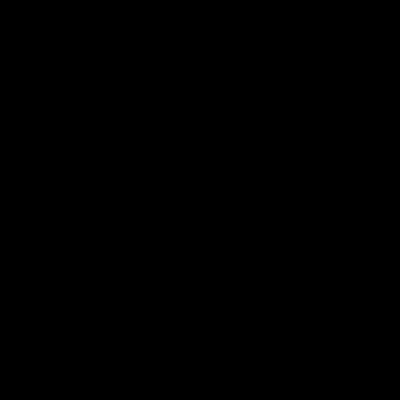
Frame 1 (no input)
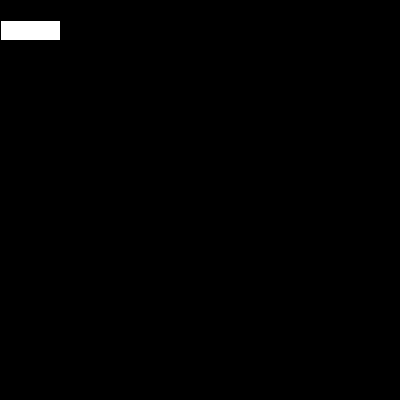
Frame 60 (the mouse pressed at the canvas centre just before this capture)
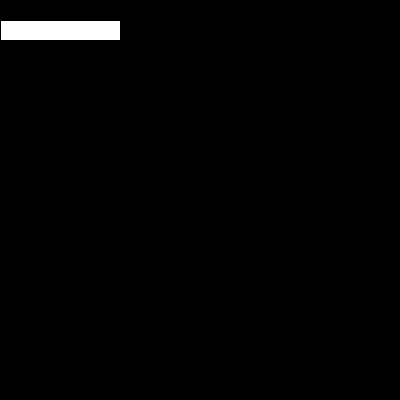
Frame 120 (the mouse held since frame 60 and released just before this capture)

The Processing sketch that drew these frames (run headless with seeded random() and noise(); from frame 60 on, the mouse is pressed at the canvas centre):

// Processing sketch: barraContador
// ── barraContador.pde
int contador;
void setup() {
  size(400, 400);
}
void draw() {
  background(0);
  contador++;
  if (contador >= width) {
    contador = 0;
  }
 rect(0, 20, contador, 20);
}
